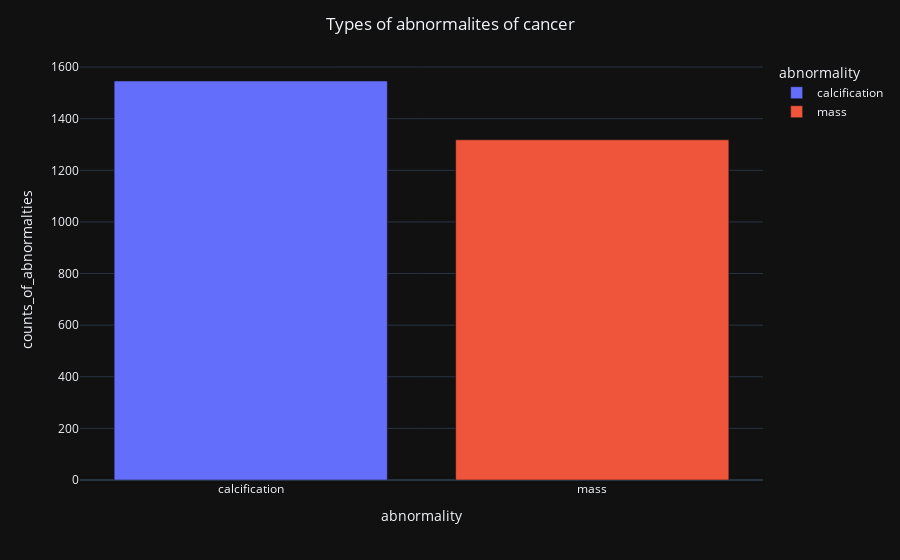

Here is the notebook cell this chart was saved with:
### Code cell
bar_2 =px.bar(data_frame=data_insight_2, x = 'abnormality', y='counts_of_abnormalties', color = 'abnormality')
bar_2.update_layout(title_text='Types of abnormalites of cancer', title_x=0.5)
bar_2.show()

### Figure 1 — Plotly figure (JSON) as saved in the notebook; plotly's stock layout.template omitted (floating-point values rounded to 4 significant figures)
{"data": [{"alignmentgroup": "True", "hovertemplate": "abnormality=%{x}<br>counts_of_abnormalties=%{y}<extra></extra>", "legendgroup": "calcification", "marker": {"color": "#636efa", "pattern": {"shape": ""}}, "name": "calcification", "offsetgroup": "calcification", "orientation": "v", "showlegend": true, "textposition": "auto", "x": ["calcification"], "xaxis": "x", "y": [1546], "yaxis": "y", "type": "bar"}, {"alignmentgroup": "True", "hovertemplate": "abnormality=%{x}<br>counts_of_abnormalties=%{y}<extra></extra>", "legendgroup": "mass", "marker": {"color": "#EF553B", "pattern": {"shape": ""}}, "name": "mass", "offsetgroup": "mass", "orientation": "v", "showlegend": true, "textposition": "auto", "x": ["mass"], "xaxis": "x", "y": [1318], "yaxis": "y", "type": "bar"}], "layout": {"xaxis": {"anchor": "y", "domain": [0.0, 1.0], "title": {"text": "abnormality"}, "categoryorder": "array", "categoryarray": ["calcification", "mass"]}, "yaxis": {"anchor": "x", "domain": [0.0, 1.0], "title": {"text": "counts_of_abnormalties"}}, "legend": {"title": {"text": "abnormality"}, "tracegroupgap": 0}, "margin": {"t": 60}, "barmode": "relative", "title": {"text": "Types of abnormalites of cancer", "x": 0.5}}}
